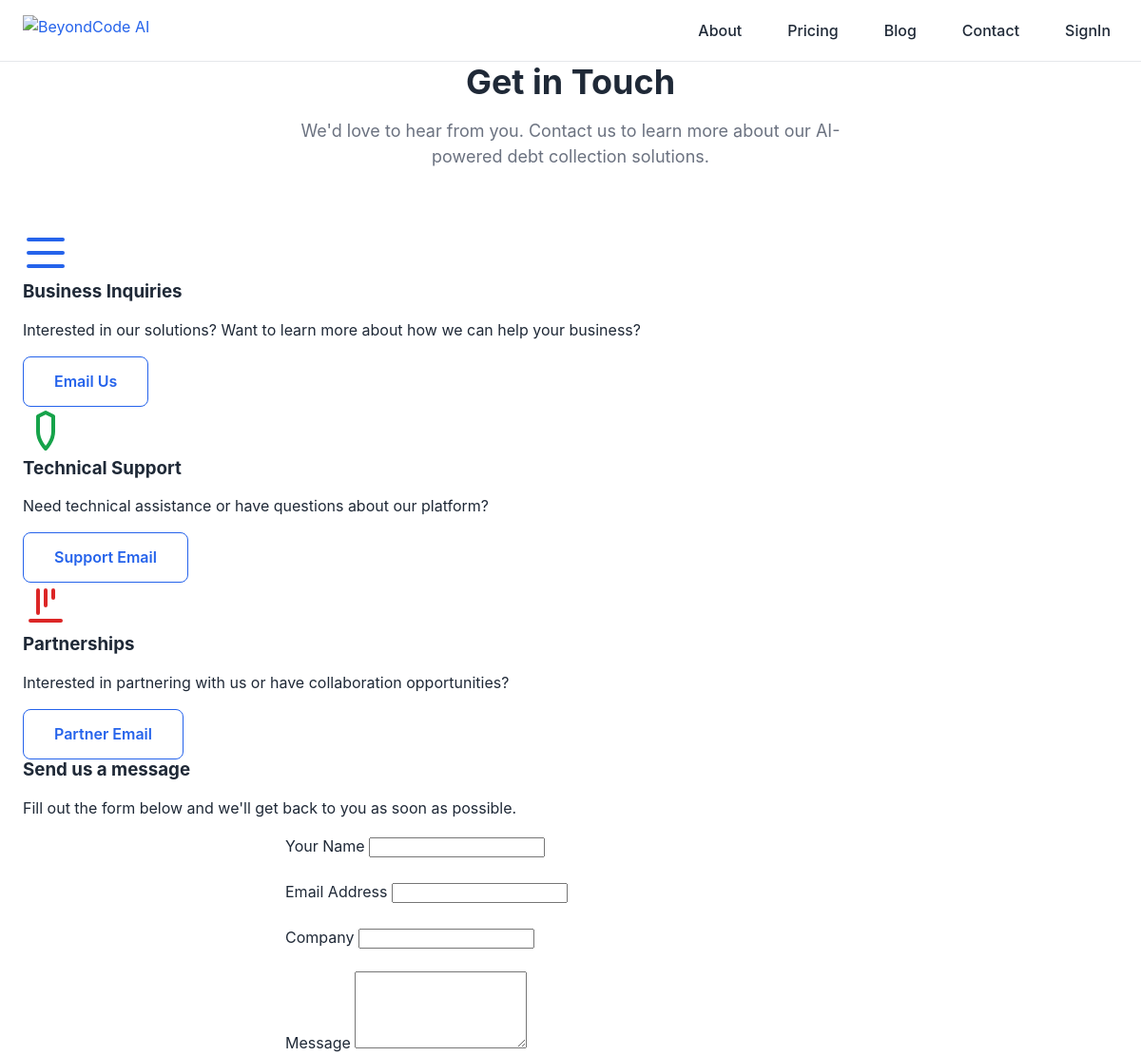
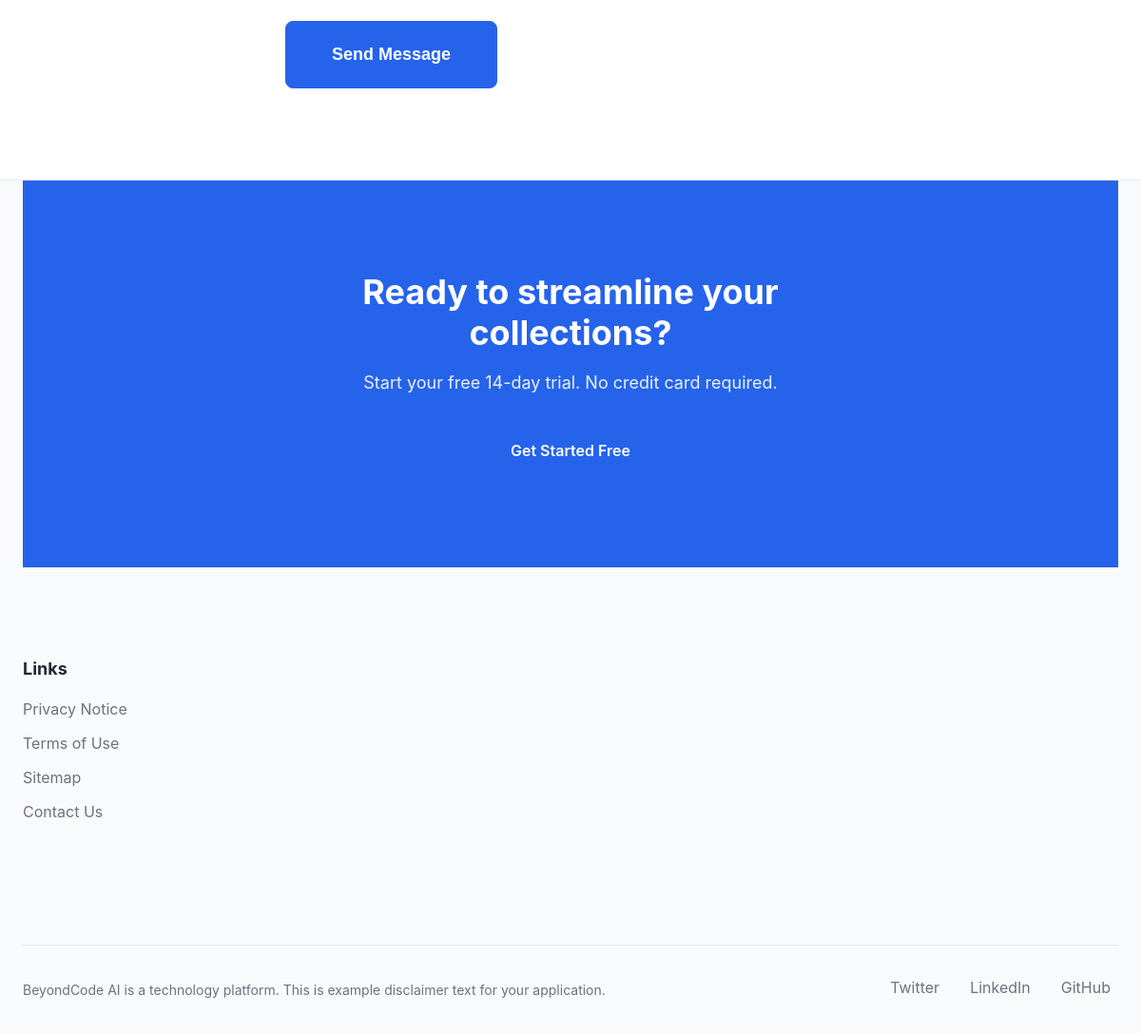
Page /contact/ on the committed database (2 pictures, top to bottom).
### marketing/models.py (models this page shows, shortened)
class Footer(models.Model):
    label = models.CharField(max_length=100, default='Default')
    columns_json = models.JSONField(blank=True, null=True)
    cta_title = models.CharField(max_length=255, blank=True)
    cta_body = models.TextField(blank=True)
    cta_button_label = models.CharField(max_length=100, blank=True)
    cta_button_url = models.CharField(max_length=255, blank=True)
    legal_text = models.TextField(blank=True)

### marketing/views.py (the view)
# urls.py: path('contact/', views.contact, name='contact'),
def contact(request):
    nav_menu = NavMenu.objects.filter(name='Primary').first()
    footer = Footer.objects.filter(label='Default').first()
    context = {
        'nav_menu': nav_menu,
        'footer': footer,
    }
    return render(request, 'marketing/pages/contact.html', context)

### marketing/templates/marketing/pages/contact.html (shortened to what this page needs)
{% extends 'marketing/base.html' %}
{% load form_extras %}
{% block content %}
    <div class="contact-page">
        <div class="container">
            <div class="section-header">
                <h1 class="section-title">Get in Touch</h1>
                <p class="section-subtitle">We'd love to hear from you. Contact us to learn more about our AI-powered debt collection solutions.</p>
            </div>
            <div class="contact-content">
                <div class="contact-info">
                    <div class="contact-card">
                        <div class="contact-icon">
                            <svg width="48" height="48" viewBox="0 0 24 24" fill="none" xmlns="http://www.w3.org/2000/svg">
                                <path d="M3 5H21M3 12H21M3 19H21" stroke="#2563eb" stroke-width="2" stroke-linecap="round" stroke-linejoin="round"/>
                            </svg>
                        </div>
                        <h3 class="contact-title">Business Inquiries</h3>
                        <p class="contact-description">
                            Interested in our solutions? Want to learn more about how we can help your business?
                        </p>
                        <div class="contact-actions">
                            <a href="mailto:info@beyondcode.ai" class="btn btn-secondary">Email Us</a>
                        </div>
                    </div>
                    <div class="contact-card">
                        <div class="contact-icon">
                            <svg width="48" height="48" viewBox="0 0 24 24" fill="none" xmlns="http://www.w3.org/2000/svg">
                                <path d="M12 22S8 18 8 13V5L12 3L16 5V13C16 18 12 22 12 22Z" stroke="#16a34a" stroke-width="2" stroke-linecap="round" stroke-linejoin="round"/>
                            </svg>
                        </div>
                        <h3 class="contact-title">Technical Support</h3>
                        <p class="contact-description">
                            Need technical assistance or have questions about our platform?
                        </p>
                        <div class="contact-actions">
                            <a href="mailto:support@beyondcode.ai" class="btn btn-secondary">Support Email</a>
                        </div>
                    </div>
                    <div class="contact-card">
                        <div class="contact-icon">
                            <svg width="48" height="48" viewBox="0 0 24 24" fill="none" xmlns="http://www.w3.org/2000/svg">
                                <path d="M16 8V4M12 12V4M8 16V4M4 20H20" stroke="#dc2626" stroke-width="2" stroke-linecap="round" stroke-linejoin="round"/>
                            </svg>
                        </div>
                        <h3 class="contact-title">Partnerships</h3>
                        <p class="contact-description">
                            Interested in partnering with us or have collaboration opportunities?
                        </p>
                        <div class="contact-actions">
                            <a href="mailto:partners@beyondcode.ai" class="btn btn-secondary">Partner Email</a>
                        </div>
                    </div>
                </div>
                <div class="contact-form-container">
                    <div class="form-card">
                        <h3 class="form-title">Send us a message</h3>
                        <p class="form-subtitle">Fill out the form below and we'll get back to you as soon as possible.</p>
                        <form class="contact-form">
                            <div class="form-group">
                                <label for="name">Your Name</label>
                                <input type="text" id="name" name="name" required>
                            </div>
                            <div class="form-group">
                                <label for="email">Email Address</label>
                                <input type="email" id="email" name="email" required>
                            </div>
                            <div class="form-group">
                                <label for="company">Company</label>
                                <input type="text" id="company" name="company">
                            </div>
                            <div class="form-group">
                                <label for="message">Message</label>
                                <textarea id="message" name="message" rows="5" required></textarea>
                            </div>
                            <button type="submit" class="btn btn-primary btn-large">Send Message</button>
                        </form>
                    </div>
                </div>
            </div>
        </div>
    </div>
{% endblock %}

### marketing/templates/marketing/base.html (shortened to what this page needs)
<!DOCTYPE html>
<html lang="en">
<head>
    <link rel="stylesheet" href="/static/marketing/css/main.css">
</head>
<body>
    <header class="site-header">
        <div class="container">
            <div class="header-content">
                <div class="logo">
                    <a href="{% url 'marketing:home' %}">
                        <img src="/static/marketing/images/logo.svg" alt="BeyondCode AI" class="logo-image">
                    </a>
                </div>
                <nav class="main-nav" role="navigation" aria-label="Main navigation">
                    <ul class="nav-menu">
                        {% if nav_menu %}
                            {% for item in nav_menu.items_json %}
                                <li class="nav-item">
                                    <a href="{{ item.url }}" class="nav-link">{{ item.label }}</a>
                                </li>
                            {% endfor %}
                        {% endif %}
                    </ul>
                </nav>
            </div>
        </div>
    </header>
    <main id="main-content" class="main-content">
        {% block content %}{% endblock %}
    </main>
    <footer class="site-footer">
        <div class="container">
            {% if footer %}
                {% if footer.cta_title %}
                    <div class="footer-cta">
                        <div class="footer-cta-content">
                            <h2 class="footer-cta-title">{{ footer.cta_title }}</h2>
                            <p class="footer-cta-body">{{ footer.cta_body }}</p>
                            {% if footer.cta_button_label and footer.cta_button_url %}
                                <a href="{{ footer.cta_button_url }}" class="btn btn-primary footer-cta-btn">
                                    {{ footer.cta_button_label }}
                                </a>
                            {% endif %}
                        </div>
                    </div>
                {% endif %}
                <div class="footer-columns">
                    {% for column in footer.columns_json %}
                        <div class="footer-column">
                            {% if column.title %}
                                <h3 class="footer-column-title">{{ column.title }}</h3>
                            {% endif %}
                            {% if column.links %}
                                <ul class="footer-links">
                                    {% for link in column.links %}
                                        <li>
                                            <a href="{{ link.url }}" class="footer-link">{{ link.label }}</a>
                                        </li>
                                    {% endfor %}
                                </ul>
                            {% endif %}
                        </div>
                    {% endfor %}
                </div>
            {% endif %}
            <div class="footer-bottom">
                <div class="footer-legal">
                    {% if footer and footer.legal_text %}
                        <p class="footer-legal-text">{{ footer.legal_text }}</p>
                    {% else %}
                        <p class="footer-legal-text">
                            &copy; {% now "Y" %} BeyondCode AI. All rights reserved.
                        </p>
                    {% endif %}
                </div>
                <div class="footer-social">
                    <ul class="social-links">
                        <li><a href="#" aria-label="Twitter" class="social-link">Twitter</a></li>
                        <li><a href="#" aria-label="LinkedIn" class="social-link">LinkedIn</a></li>
                        <li><a href="#" aria-label="GitHub" class="social-link">GitHub</a></li>
                    </ul>
                </div>
            </div>
        </div>
    </footer>
</body>
</html>

### rows in the picture
Footer: cta_title "Ready to streamline your collections?", cta_body "Start your free 14-day trial. No credit card required.", cta_button_label "Get Started Free", legal_text "BeyondCode AI is a technology platform. This is example disclaimer text for your application."

### other values in the picture
{{ item.label }} "About" "Pricing" "Blog" "Contact" "SignIn"
{{ column.title }} "Links"
{{ link.label }} "Privacy Notice" "Terms of Use" "Sitemap" "Contact Us"
